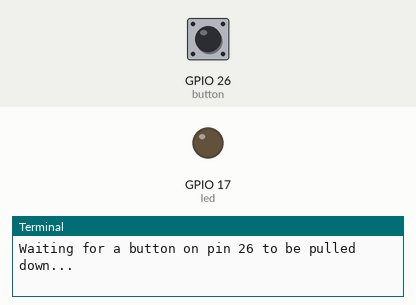
Simulated run of this program. Board: Raspberry Pi (BCM pin numbers). Shown: output pins drawn as LEDs (lit = HIGH), the last lines printed to the terminal. Inputs (shaded band) come from the test bench; at power-on: GPIO 26 (button) HIGH.

Above: at 1.2 s.
1.3 s: GPIO 26 (button) pulled LOW for 0.15 s
At 2.1 s:
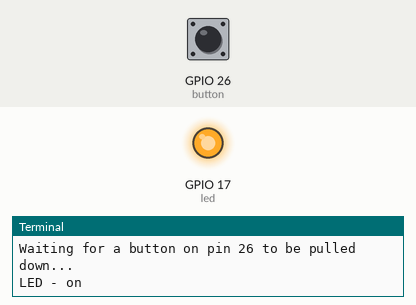
2.9 s: GPIO 26 (button) pulled LOW for 1 s
At 3.3 s:
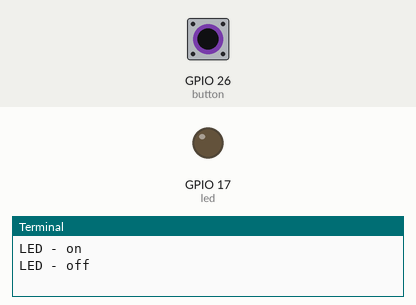
5.4 s: GPIO 26 (button) pulled LOW for 3.2 s
At 6.4 s:
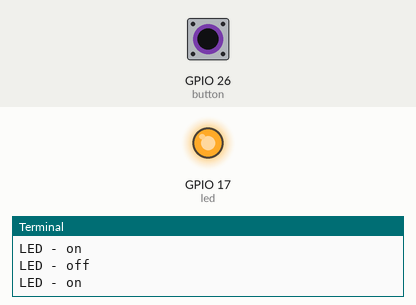
Timing chart, 0 to 8.4 s (numbered marks = the images above; inputs shaded):
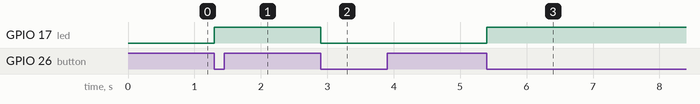

The program:

002-on-off-led.py
```python
from gpiozero import LED, Button
from signal import pause


light_on = False


def on_button_press():
    global light_on
    light_on = not light_on
    if light_on:
        led.on()
        print("LED - on")
    else:
        led.off()
        print("LED - off")


def main():
    global led
    led = LED(17)

    button = Button(26)
    button.when_pressed = on_button_press

    print("Waiting for a button on pin 26 to be pulled down...")
    pause()


if __name__ == "__main__":
    try:
        main()
    except KeyboardInterrupt:
        print("Program interrupted.")
```

Measured:
- after the input at 1.3 s, GPIO 17 (led): LOW → HIGH at once
- after the input at 2.9 s, GPIO 17 (led): HIGH → LOW at once
- after the input at 5.4 s, GPIO 17 (led): LOW → HIGH at once
